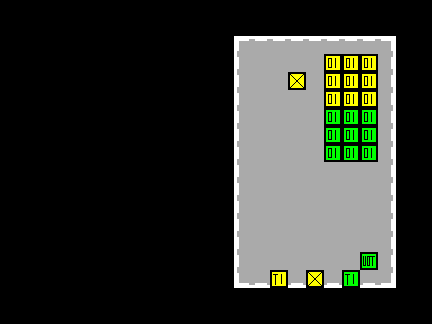

Tiled map render using the project's own tile images. Description and the whole map definition, tile-layer contents included, below:
An orthogonal 24x18 tile map with 18x18 px tiles, 1 tile layer (Tile Layer 2), 1 hidden layer not drawn and 5 objects (P111, P2, Box, Trigger, Door).

<map version="1.0" tiledversion="1.1.4" orientation="orthogonal" renderorder="right-down" width="24" height="18" tilewidth="18" tileheight="18" infinite="0" nextobjectid="7">
 <tileset firstgid="1" source="18bit.tsx" />
 <layer name="Tile Layer 3" width="24" height="18" visible="0">
  <properties>
   <property name="collidable" type="bool" value="true" />
  </properties>
  <data encoding="csv">
0,0,0,0,0,0,0,0,0,0,0,0,0,0,0,0,0,0,0,0,0,0,0,0,
0,0,0,0,0,0,0,0,0,0,0,0,1,1,1,1,1,1,1,1,1,1,1,0,
0,0,0,0,0,0,0,0,0,0,0,0,1,0,0,0,0,0,0,0,0,0,1,0,
0,0,0,0,0,0,0,0,0,0,0,0,1,0,0,0,0,0,0,0,0,0,1,0,
0,0,0,0,0,0,0,0,0,0,0,0,1,0,0,0,0,0,0,0,0,0,1,0,
0,0,0,0,0,0,0,0,0,0,0,0,1,0,0,0,0,0,0,0,0,0,1,0,
0,0,0,0,0,0,0,0,0,0,0,0,1,0,0,0,0,0,0,0,0,0,1,0,
0,0,0,0,0,0,0,0,0,0,0,0,1,0,0,0,0,0,0,0,0,0,1,0,
0,0,0,0,0,0,0,0,0,0,0,0,1,0,0,0,0,0,0,0,0,0,1,0,
0,0,0,0,0,0,0,0,0,0,0,0,1,0,0,0,0,0,0,0,0,0,1,0,
0,0,0,0,0,0,0,0,0,0,0,0,1,0,0,0,0,0,0,0,0,0,1,0,
0,0,0,0,0,0,0,0,0,0,0,0,1,0,0,0,0,0,0,0,0,0,1,0,
0,0,0,0,0,0,0,0,0,0,0,0,1,0,0,0,0,0,0,0,0,0,1,0,
0,0,0,0,0,0,0,0,0,0,0,0,1,0,0,0,0,0,0,0,0,0,1,0,
0,0,0,0,0,0,0,0,0,0,0,0,1,0,0,0,0,0,0,0,0,0,1,0,
0,0,0,0,0,0,0,0,0,0,0,0,1,0,0,0,0,0,0,0,0,0,1,0,
0,0,0,0,0,0,0,0,0,0,0,0,1,1,1,1,1,1,1,1,1,1,1,0,
0,0,0,0,0,0,0,0,0,0,0,0,0,0,0,0,0,0,0,0,0,0,0,0
</data>
 </layer>
 <layer name="Tile Layer 2" width="24" height="18">
  <data encoding="csv">
0,0,0,0,0,0,0,0,0,0,0,0,0,0,0,0,0,0,0,0,0,0,0,0,
0,0,0,0,0,0,0,0,0,0,0,0,0,0,0,0,0,0,0,0,0,0,0,0,
0,0,0,0,0,0,0,0,0,0,0,0,0,3,4,4,4,4,4,4,4,2684354563,0,0,
0,0,0,0,0,0,0,0,0,0,0,0,0,1610612740,2,2,2,2,31,31,31,2684354564,0,0,
0,0,0,0,0,0,0,0,0,0,0,0,0,1610612740,2,2,11,2,31,31,31,2684354564,0,0,
0,0,0,0,0,0,0,0,0,0,0,0,0,1610612740,2,2,2,2,31,31,31,2684354564,0,0,
0,0,0,0,0,0,0,0,0,0,0,0,0,1610612740,2,2,2,2,35,35,35,2684354564,0,0,
0,0,0,0,0,0,0,0,0,0,0,0,0,1610612740,2,2,2,2,35,35,35,2684354564,0,0,
0,0,0,0,0,0,0,0,0,0,0,0,0,1610612740,2,2,2,2,35,35,35,2684354564,0,0,
0,0,0,0,0,0,0,0,0,0,0,0,0,1610612740,2,2,2,2,2,2,2,2684354564,0,0,
0,0,0,0,0,0,0,0,0,0,0,0,0,1610612740,2,2,2,2,2,2,2,2684354564,0,0,
0,0,0,0,0,0,0,0,0,0,0,0,0,1610612740,2,2,2,2,2,2,2,2684354564,0,0,
0,0,0,0,0,0,0,0,0,0,0,0,0,1610612740,2,2,2,2,2,2,2,2684354564,0,0,
0,0,0,0,0,0,0,0,0,0,0,0,0,1610612740,2,2,2,2,2,2,2,2684354564,0,0,
0,0,0,0,0,0,0,0,0,0,0,0,0,1610612740,2,2,2,2,2,2,15,2684354564,0,0,
0,0,0,0,0,0,0,0,0,0,0,0,0,1610612739,3221225476,21,3221225476,11,3221225476,25,3221225476,3221225475,0,0,
0,0,0,0,0,0,0,0,0,0,0,0,0,0,0,0,0,0,0,0,0,0,0,0,
0,0,0,0,0,0,0,0,0,0,0,0,0,0,0,0,0,0,0,0,0,0,0,0
</data>
 </layer>
 <objectgroup name="objects">
  <object id="1" name="P111" x="54" y="54" width="18" height="18" />
  <object id="2" name="P2" x="252" y="54" width="18" height="18" />
  <object id="3" name="Box" x="306" y="270" width="18" height="18">
   <properties>
    <property name="gravity" type="bool" value="true" />
   </properties>
  </object>
  <object id="4" name="Trigger" x="342" y="270" width="18" height="18">
   <properties>
    <property name="active" type="bool" value="false" />
    <property name="starting" type="bool" value="false" />
   </properties>
  </object>
  <object id="6" name="Door" x="324" y="144" width="18" height="18">
   <properties>
    <property name="active" type="bool" value="true" />
    <property name="starting" type="bool" value="true" />
   </properties>
  </object>
 </objectgroup>
</map>
